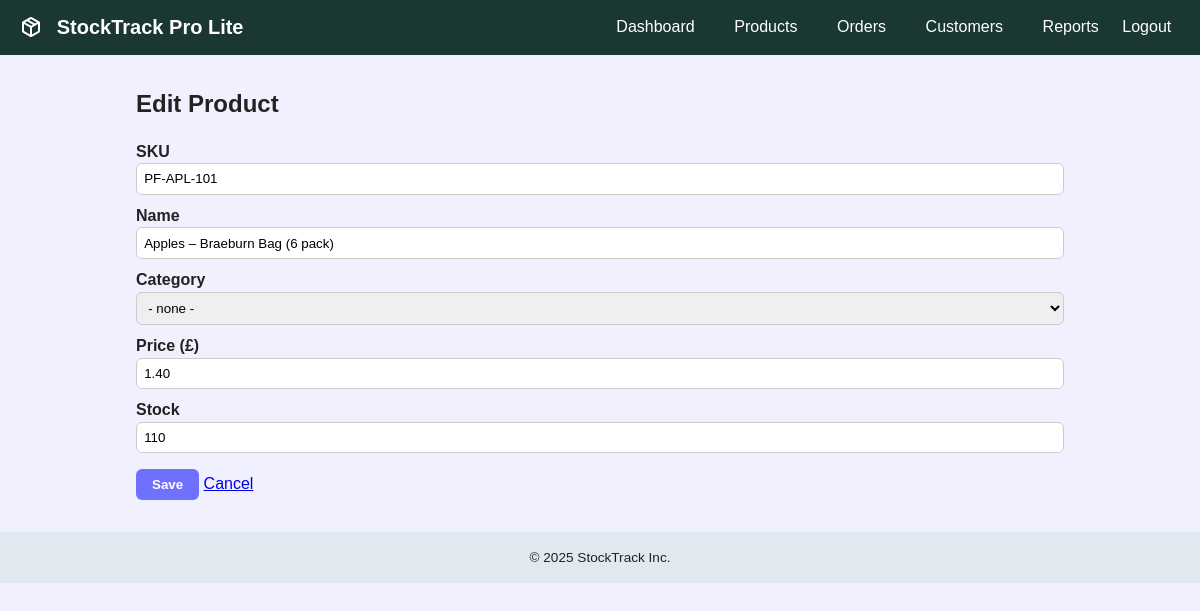
/StockTrackProLite/product_edit.php?id=9, run on an earlier commit of the app's database.
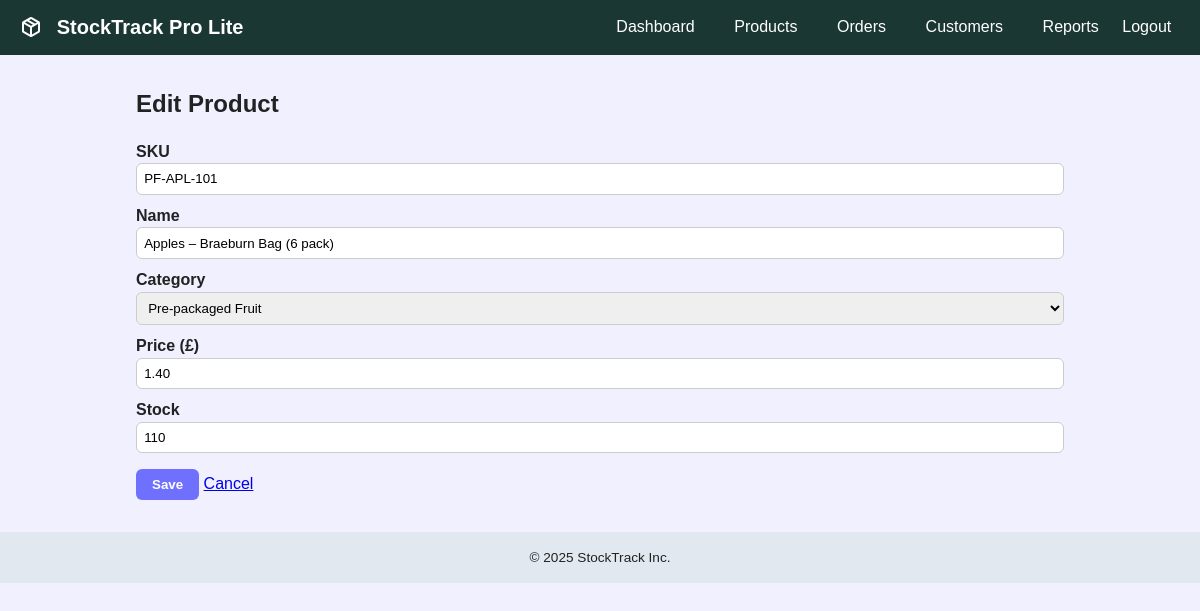
And on a later commit of the database.
### tables this page shows
CREATE TABLE `products` (
  `id` int(11) NOT NULL AUTO_INCREMENT,
  `sku` varchar(30) NOT NULL,
  `name` varchar(100) NOT NULL,
  `category_id` int(11) DEFAULT NULL,
  `price` decimal(10,2) NOT NULL,
  `stock` int(11) NOT NULL DEFAULT 0,
  `is_active` TINYINT(1) NOT NULL DEFAULT 1,
  `country` VARCHAR(50) NOT NULL,
  `class` VARCHAR(10) NOT NULL,
  `pack_uom` VARCHAR(10) NOT NULL,
  `default_pack_weight` DECIMAL(7,3) DEFAULT NULL,
  `best_before_days` INT(4) NOT NULL,
  `lot_prefix` VARCHAR(10) NOT NULL,
  PRIMARY KEY (`id`),
  KEY `category_id` (`category_id`),
  CONSTRAINT `products_ibfk_1` FOREIGN KEY (`category_id`) REFERENCES `categories` (`id`)
);

CREATE TABLE `categories` (
  `id` int(11) NOT NULL AUTO_INCREMENT,
  `name` varchar(100) NOT NULL,
  `description` text DEFAULT NULL,
  PRIMARY KEY (`id`)
);

### StockTrackProLite/product_edit.php (the view, shortened to what this page needs)
<?php
include __DIR__ . '/includes/db.php';
include __DIR__ . '/includes/header.php';
$id = isset($_GET['id']) ? (int)$_GET['id'] : 0;
$row = mysqli_fetch_assoc(mysqli_query($conn, "SELECT * FROM products WHERE id=$id"));
$cats = mysqli_query($conn, "SELECT id, name FROM categories ORDER BY name");
?>
<h2>Edit Product</h2>
<form action="product_edit.php?id=<?php echo $id; ?>" method="post">
    <label>SKU
        <input type="text" name="sku" value="<?php echo htmlspecialchars($row['sku']); ?>" required>
    </label>
    <label>Name
        <input type="text" name="name" value="<?php echo htmlspecialchars($row['name']); ?>" required>
    </label>
    <label>Category
        <select name="category_id">
            <option value="">- none -</option>
            <?php while ($c = mysqli_fetch_assoc($cats)): ?>
                <option value="<?php echo $c['id']; ?>"
                    <?php if ($c['id']==$row['category_id']) {
    echo 'selected';
} ?>>
                    <?php echo htmlspecialchars($c['name']); ?>
                </option>
            <?php endwhile; ?>
        </select>
    </label>
    <label>Price (£)
        <input type="number" step="0.01" name="price"
               value="<?php echo number_format($row['price'],2,'.',''); ?>" required>
    </label>
    <label>Stock
        <input type="number" name="stock" value="<?php echo $row['stock']; ?>" required>
    </label>
    <p>
        <input type="submit" value="Save">
        <a href="products.php">Cancel</a>
    </p>
</form>
<?php include __DIR__ . '/includes/footer.php'; ?>

What changed in the data, as far as the page shows it:
changed products "PF-APL-101": category_id (not shown) → "Pre-packaged Fruit"
Also different on the page:
form field category_id: "- none -" → (not shown)
